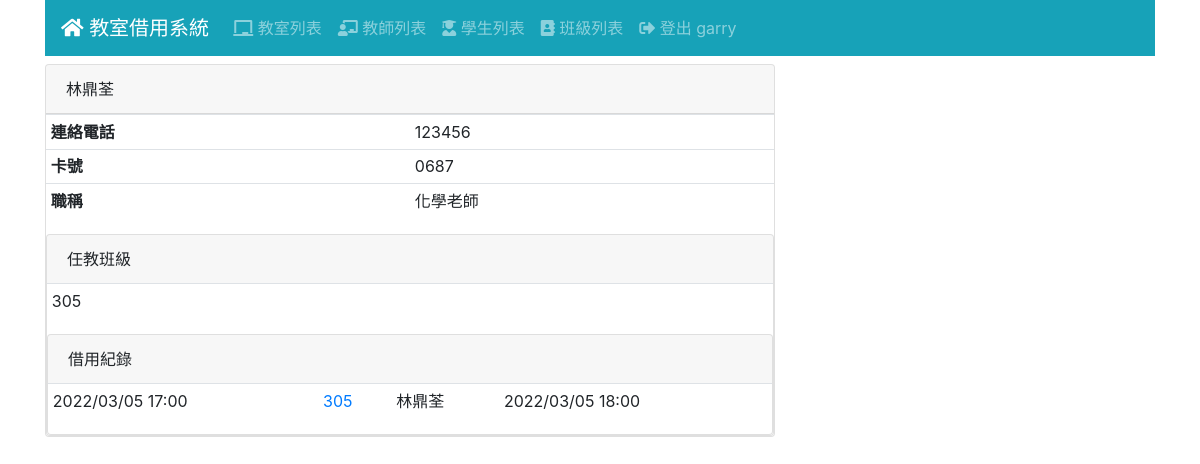
Before: /teacher/1/ (signed in) with the older database file.
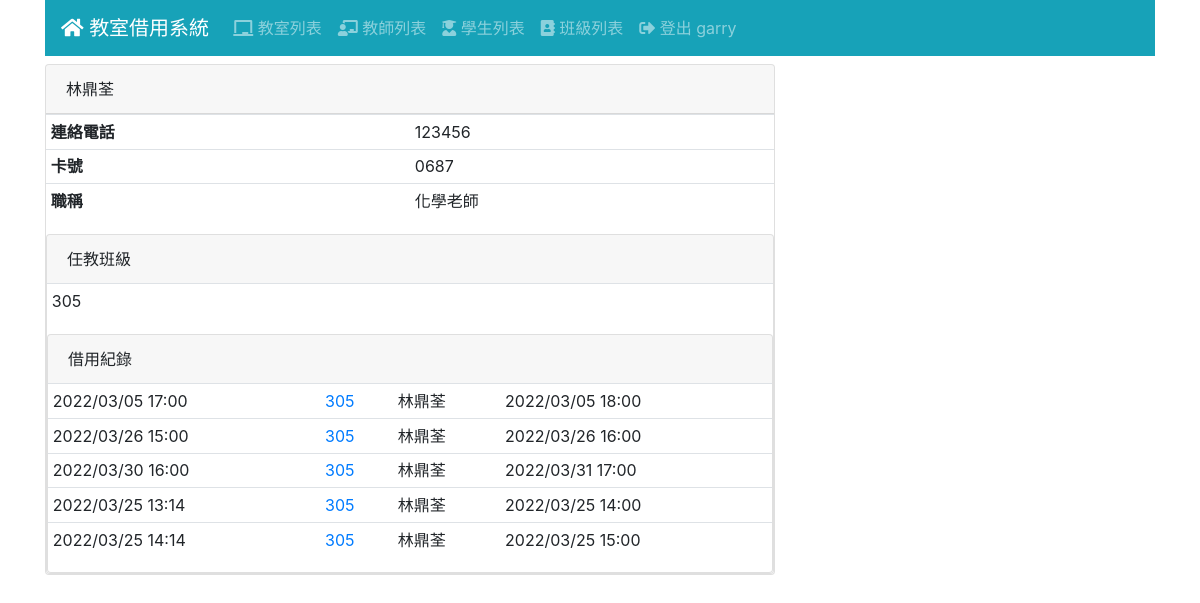
After: the same page with the newer database file.
### classes/models.py (models this page shows)
class Classes(Model):
    name = CharField('班級名稱', max_length=30)
    def __str__(self):
        return "{}".format(
            self.name
        )

### log/models.py (models this page shows, shortened)
class Log(Model):
    ST_OPTIONS = [
        (0,'即將使用'),
        (1,'使用中'),
        (2,'使用完畢')
    ]
    teacher = ForeignKey(Teacher, CASCADE)
    room = ForeignKey(Room, CASCADE)
    classes = ForeignKey(Classes, CASCADE)
    reserve = DateTimeField('登記時間', null=True)
    end = DateTimeField('結束使用時間', null=True)
    workstatus = IntegerField('資料狀態', default=0 , choices=ST_OPTIONS)

### room/models.py (models this page shows)
class Room(Model):
    ST_OPTIONS = [
        (0,'使用中'),
        (1,'開放使用')
    ]
    name = CharField('教室名稱', max_length=48)
    preface = ImageField('教室圖片', blank=True)
    detail = TextField('詳細資訊', blank=True)
    status = IntegerField('狀態', default=0 , choices=ST_OPTIONS)

### teacher/models.py (models this page shows, shortened)
class Teacher(Model):
    realname = CharField('姓名', max_length=32)
    tea_classes=models.ManyToManyField(Classes)
    tel = CharField('連絡電話', max_length=10)
    role= CharField('職稱', max_length=20)  #ex:訓育組長、教務主任、高中部數學老師
    cardid= CharField('卡號', max_length=30)

### teacher/views.py (the view)
# urls.py: path('<int:pk>/', TeacherView.as_view(), name='teacher_view'),
class TeacherView(LoginRequiredMixin, DetailView):
    model = Teacher
    def get_context_data(self, **kwargs):
        context=super().get_context_data(**kwargs)
        classes=Teacher.objects.filter(id=self.kwargs['pk'])
        tea_classes=classes[0]
        context['tea_classes']=tea_classes.tea_classes.all
        return context

### templates/teacher/teacher_detail.html (shortened to what this page needs)
{% extends "base.html" %}
{% block content %}
<div id="teacher-detail">
  <div class="row">
    <div class="col-md-8">
      <div class="card">
        <div class="card-header">
          {{ teacher.realname }}
        </div>
        <table class="table table-sm">
          <tr>
            <th>連絡電話</th>
            <td>{{ teacher.tel }}</td>
          </tr>
          <tr>
            <th>卡號</th>
            <td>{{ teacher.cardid }}</td>
          </tr>
          <tr>
            <th>職稱</th>
            <td>{{ teacher.role }}</td>
          </tr>
        </table>
        <div class="card">
            <div class="card-header">
              <th>任教班級</th>
            </div>
          <table class="table table-sm">
            <tr>
                {% for classes_list in tea_classes %}
                <tr>
                <td>{{ classes_list }}</td>
                </tr>
                {% endfor %}
            </tr>
          </table>
        <div class="card">
            <div class="card-header">
            <th>借用紀錄</th>
            </div>
            <table class="table table-sm">
              <tr>
                  {% for log in teacher.log_set.all %}
                    <tr>
                      <td>{{ log.reserve|date:"Y/m/d H:i" }}</td>
                        <td>
                          <a href="{% url 'room_view' log.room.id %}">
                          {{ log.room.name }}
                          </a>
                        </td>
                        <td>
                          {{ log.teacher.realname }}
                        </td>
                      <td>{{ log.end|date:"Y/m/d H:i" }}</td>
                    </tr>
                  {% endfor %}
              </tr>
            </table>
          </div>
      </div>
    </div>
  </div>
</div>
{% endblock %}

Changed rows visible on the page:
added Log: reserve "2022/03/26 15:00", room.name "305", teacher.realname "林鼎荃", end "2022/03/26 16:00"
added Log: reserve "2022/03/30 16:00", room.name "305", teacher.realname "林鼎荃", end "2022/03/31 17:00"
added Log: reserve "2022/03/25 13:14", room.name "305", teacher.realname "林鼎荃", end "2022/03/25 14:00"
added Log: reserve "2022/03/25 14:14", room.name "305", teacher.realname "林鼎荃", end "2022/03/25 15:00"
